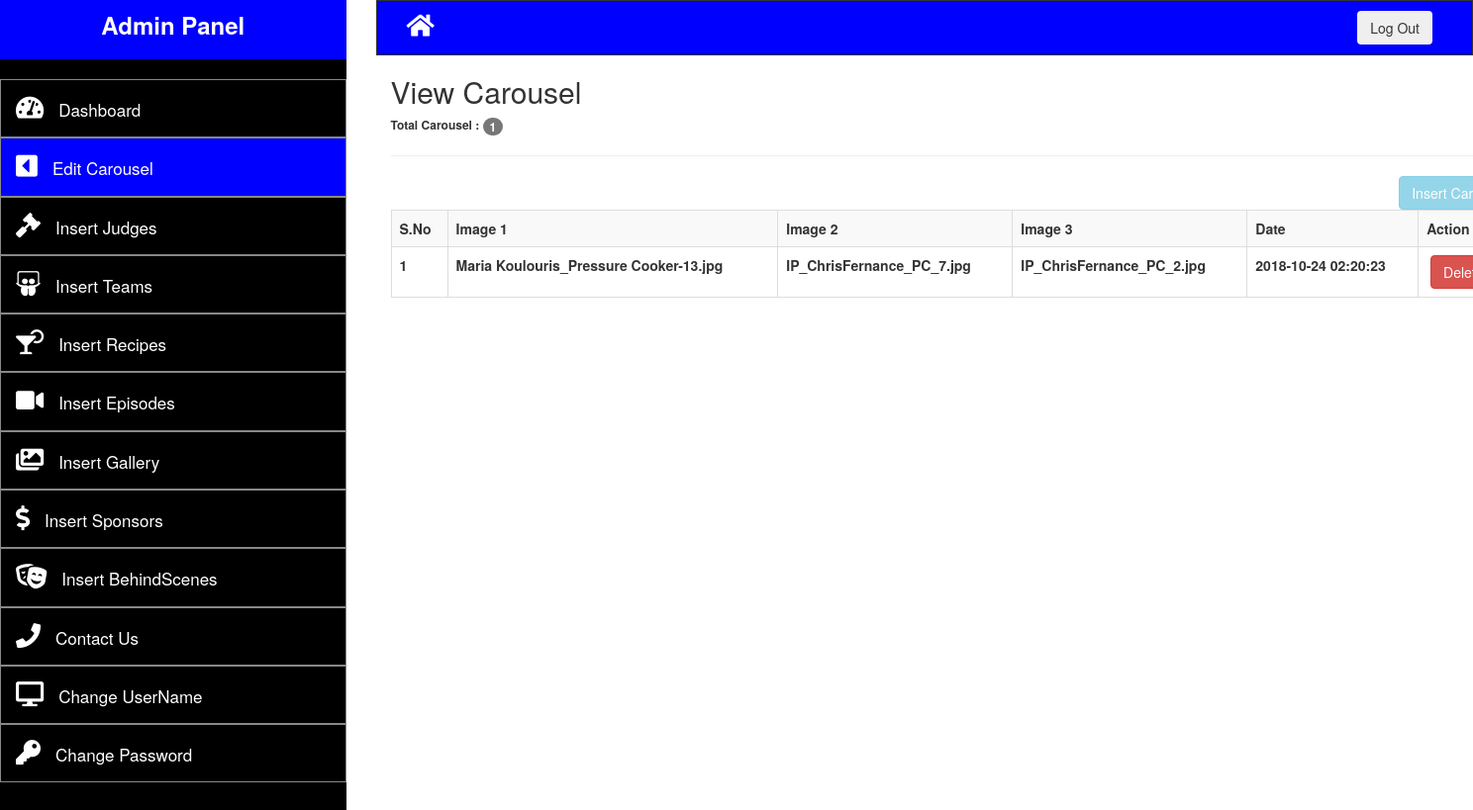
The page /admin/viewCarousel.php (signed in) on the database its author committed.
### tables this page shows
CREATE TABLE `carousel` (
  `id` int(10) NOT NULL,
  `img1` text NOT NULL,
  `img2` text NOT NULL,
  `img3` text NOT NULL,
  `date` timestamp NOT NULL DEFAULT CURRENT_TIMESTAMP ON UPDATE CURRENT_TIMESTAMP,
  `etc` text NOT NULL
);

### admin/viewCarousel.php (the view, shortened to what this page needs)
<?php
	require 'config/db.php';
	if(!isset($_SESSION['user'])){
		header("location:login.php");
	}else{
?>
<!DOCTYPE html>
<html>
<head>
		<link rel="stylesheet" href="https://maxcdn.bootstrapcdn.com/bootstrap/3.3.7/css/bootstrap.min.css">
		<link href="adminAssets\style.css" rel="stylesheet">
		<link 	rel="stylesheet"
				href="https://use.fontawesome.com/releases/v5.2.0/css/all.css"
>
</head>
<body>
	<div class="row">
		<div class="col-md-3">
			<div class="heading">
				<h3 style="text-align: center; font-weight: bold; color: white; line-height: 50px">Admin Panel</h3>
				<div class="pro">
				</div>
				<div class="menu">
					<ul>
						<li><a href="indexAdmin.php"><i class="fas fa-tachometer-alt" style="color: white; font-size: 25px; margin-right: 15px;"></i>Dashboard</a></li>
						<li class="active disabled"><a href="viewCarousel.php"><i class="fas fa-caret-square-left" style="color: white; font-size: 25px; margin-right: 15px;"></i>Edit Carousel</a></li>
						<li><a href="viewJudges.php"><i class="fas fa-gavel" style="color: white; font-size: 25px; margin-right: 15px;"></i>Insert Judges</a></li>
						<li><a href="viewTeam.php"><i class="fab fa-slideshare" style="color: white; font-size: 25px; margin-right: 15px;"></i>Insert Teams</a></li>
						<li><a href="viewRecipes.php"><i class="fas fa-cocktail" style="color: white; font-size: 25px; margin-right: 15px;"></i>Insert Recipes</a></li>
						<li><a href="viewMedia.php"><i class="fas fa-video" style="color: white; font-size: 25px; margin-right: 15px;"></i>Insert Episodes</a></li>
						<li><a href="viewGallery.php"><i class="fas fa-images" style="color: white; font-size: 25px; margin-right: 15px;"></i>Insert Gallery</a></li>
						<li><a href="viewSponsors.php"><i class="fas fa-dollar-sign" style="color: white; font-size: 25px; margin-right: 15px;"></i>Insert Sponsors</a></li>
						<li><a href="viewBehindScenes.php"><i class="fas fa-theater-masks" style="color: white; font-size: 25px; margin-right: 15px;"></i>Insert BehindScenes</a></li>
						<li><a href="viewContactUs.php"><i class="fa fa-phone" style="color: white; font-size: 25px; margin-right: 15px;"></i>Contact Us</a></li>
						<li><a href="changeUser.php"><i class="fas fa-desktop" style="color: white; font-size: 25px; margin-right: 15px;"></i>Change UserName</a></li>
						<li><a href="changePass.php"><i class="fas fa-key" style="color: white; font-size: 25px; margin-right: 15px;"></i>Change Password</a></li>
					</ul>
				</div>
			</div>
		</div>
		<div class="col-md-9">
			<div class="container-fluid" style="background: blue; border: 1px solid;">
				<div class="col-md-6">
					<a href="../index.php"><i class="fas fa-home" style="color: white; font-size: 25px; margin-right: 15px; padding-top: 12px;"></i></a>
				</div>
				<div class="col-md-6">
					<form action="logout.php">
						<button class= "btn btn-purple" style="float: right; margin: 10px">Log Out</button>
					</form>
				</div>
			</div>
			<div class="container" style="background: #FFF;">
			<?php
			$judge_query = "SELECT * FROM carousel
									ORDER BY id DESC";
			$connect_judge_query = mysqli_query($conn, $judge_query);
			$count_rows = mysqli_num_rows($connect_judge_query);
			$number_of_items = 1;
				$disableInsertBtn = '';
				if($count_rows > 0){
					$disableInsertBtn = 'disabled';
				}
			?>
				<h2>View Carousel</h2>
				<h6 style="font-weight: bold">Total Carousel : <span class="badge"><?php echo $count_rows; ?></span></h6>
				<hr>
				<a href="insertCarousel.php" class="<?php echo $disableInsertBtn; ?> btn btn-info" style="float:right">Insert Carousel</a>
					<table class="table table-hover table-striped table-bordered">
						<tr>
							<th>S.No</th>
							<th>Image 1</th>
							<th>Image 2</th>
							<th>Image 3</th>
							<th>Date</th>
							<th>Action</th>
						</tr>
			<?php
			if($count_rows > 0){
				while($get_each_row = mysqli_fetch_array($connect_judge_query)){
					$id_of_judge = $get_each_row['id'];
					$img1_of_judge = $get_each_row['img1'];
					$img2_of_judge = $get_each_row['img2'];
					$img3_of_judge = $get_each_row['img3'];
					$date_judge = $get_each_row['date'];
			?>
						<tr>
							<th><?php echo $number_of_items++; ?></th>
							<th><?php echo $img1_of_judge; ?></th>
							<th><?php echo $img2_of_judge; ?></th>
							<th><?php echo $img3_of_judge; ?></th>
							<th><?php echo $date_judge; ?></th>
							<th>&nbsp;<a href="deleteCarousel.php?id=<?php echo $id_of_judge; ?>" class="btn btn-danger">Delete</a></th>
						</tr>
			<?php
				}
			}else{
					$disableInsertBtn = '';
				}
			?>
					</table>
				</div>
			</div>
		</div>
</body>
</html>
<?php } ?>

### admin/adminAssets/style.css (style rules this page uses)
.active { background: blue; }
.heading { background: blue; height: 60px; margin-top: -20px; }
.pro { background: black; padding: 10px; }
.menu { background: black; height: 800px; }
.menu >ul>li { border: 1px solid #888; margin-left: -40px; padding: 15px; }
.menu >ul>li>a { color: white; font-size: 17px; }
.btn-purple { background: #d03cf; }

### rows shown on the page
carousel: img1 "Maria Koulouris_Pressure Cooker-13.jpg", img2 "IP_ChrisFernance_PC_7.jpg", img3 "IP_ChrisFernance_PC_2.jpg", date "2018-10-24 02:20:23"

### other values the page prints
$count_rows "1"
